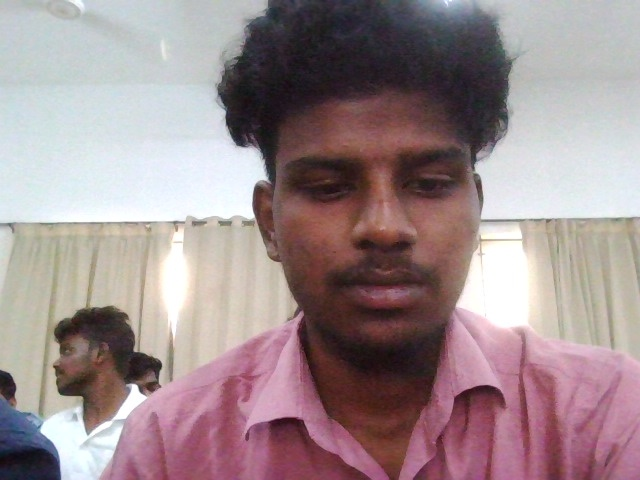
#> input picture TestImages/frame76.jpg, 640 x 480 px
$ python tester.py   (older library calls are emulated)
#> lines starting #> are read from the running program, lines starting #| are printed output that depends on the picture
### faceRecognition.py
import cv2
import os
import numpy as np

#This module contains all common functions that are called in tester.py file


#Given an image below function returns rectangle for face detected alongwith gray scale image
def faceDetection(test_img):
    gray_img=cv2.cvtColor(test_img,cv2.COLOR_BGR2GRAY)#convert color image to grayscale
    face_haar_cascade=cv2.CascadeClassifier('HaarCascade/haarcascade_frontalface_default.xml')#Load haar classifier
    faces=face_haar_cascade.detectMultiScale(gray_img,scaleFactor=1.32,minNeighbors=5)#detectMultiScale returns rectangles

    return faces,gray_img

#Given a directory below function returns part of gray_img which is face alongwith its label/ID
def labels_for_training_data(directory):
    faces=[]
    faceID=[]

    for path,subdirnames,filenames in os.walk(directory):
        for filename in filenames:
            if filename.startswith("."):
                print("Skipping system file")#Skipping files that startwith .
                continue

            id=os.path.basename(path)#fetching subdirectory names
            img_path=os.path.join(path,filename)#fetching image path
            print("img_path:",img_path)
            print("id:",id)
            test_img=cv2.imread(img_path)#loading each image one by one
            if test_img is None:
                print("Image not loaded properly")
                continue
            faces_rect,gray_img=faceDetection(test_img)#Calling faceDetection function to return faces detected in particular image
            if len(faces_rect)!=1:
               continue #Since we are assuming only single person images are being fed to classifier
            (x,y,w,h)=faces_rect[0]
            roi_gray=gray_img[y:y+w,x:x+h]#cropping region of interest i.e. face area from grayscale image
            faces.append(roi_gray)
            faceID.append(int(id))
    return faces,faceID


#Below function trains haar classifier and takes faces,faceID returned by previous function as its arguments
def train_classifier(faces,faceID):
    face_recognizer=cv2.face.LBPHFaceRecognizer.create()
    face_recognizer.train(faces,np.array(faceID))
    return face_recognizer

#Below function draws bounding boxes around detected face in image
def draw_rect(test_img,face):
    (x,y,w,h)=face
    cv2.rectangle(test_img,(x,y),(x+w,y+h),(255,0,0),thickness=5)

#Below function writes name of person for detected label
def put_text(test_img,text,x,y):
    cv2.putText(test_img,text,(x,y),cv2.FONT_HERSHEY_DUPLEX,5,(255,0,0),6)

### tester.py
import cv2
import os
import numpy as np
import faceRecognition as fr
import smtplib
from email.message import EmailMessage

test_img = cv2.imread('TestImages/frame76.jpg')
#> test_img is the input picture: shape (480, 640, 3); mean B, G, R 143.2, 140.5, 158.4
faces_detected, gray_img = fr.faceDetection(test_img)
#> in faceDetection, `gray_img=cv2.cvtColor(test_img,cv2.COLOR_BGR2GRAY)#convert color image..`:
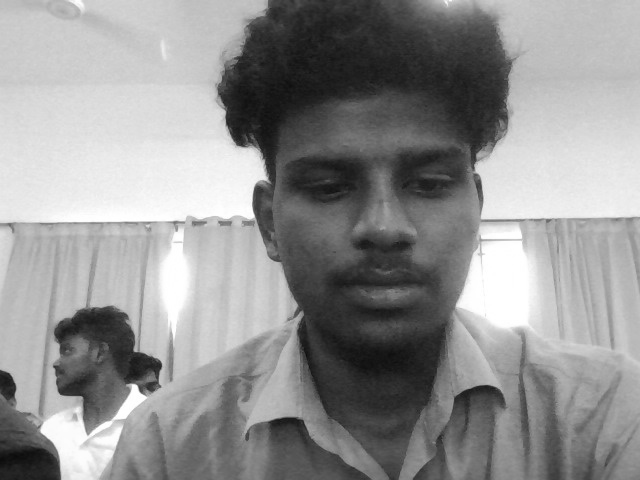
#> gray_img: shape (480, 640); min 11, max 255, mean 146.1
#> in faceDetection, `faces=face_haar_cascade.detectMultiScale(gray_img,scaleFactor=1.32,min..`: faces = [[258, 87, 245, 245]]
#> faces_detected = [[258, 87, 245, 245]]
print("faces_detected:", faces_detected)
#| faces_detected: [[258  87 245 245]]


#Comment belows lines when running this program second time.Since it saves training.yml file in directory
faces,faceID=fr.labels_for_training_data('trainingImages')
#> pass 2 of the loop in labels_for_training_data, `for path,subdirnames,filenames in os.walk(directory):`:
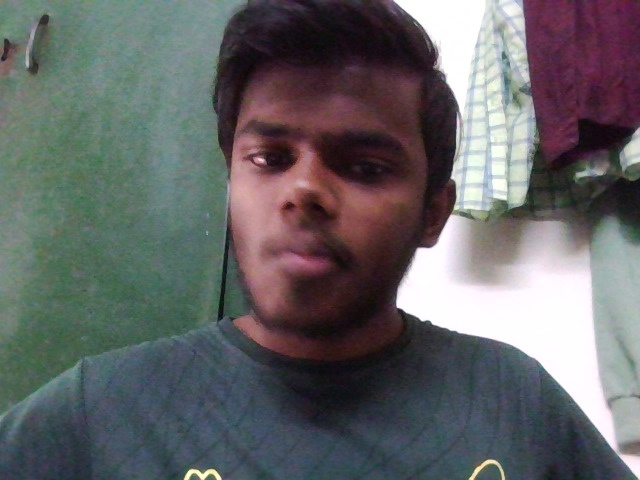
#> input picture trainingImages/0/frame192.jpg, 640 x 480 px
#> in labels_for_training_data, test_img is the input picture: shape (480, 640, 3); mean B, G, R 102.3, 100.8, 100.2
#> in faceDetection (call 2), `gray_img=cv2.cvtColor(test_img,cv2.COLOR_BGR2GRAY)#convert color image..`:
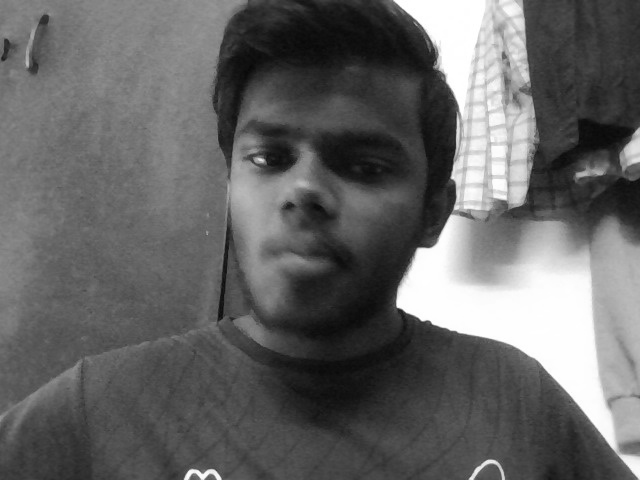
#> gray_img: shape (480, 640); min 7, max 255, mean 100.8
#> faces = [[196, 67, 230, 230]]
#> in labels_for_training_data, `(x,y,w,h)=faces_rect[0]`: x = 196; y = 67; w = 230
#> in labels_for_training_data, `roi_gray=gray_img[y:y+w,x:x+h]#cropping region of interest i.e. face a..`:
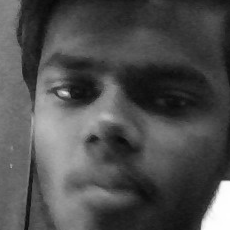
#> roi_gray: shape (230, 230); min 7, max 255, mean 78.4
face_recognizer=fr.train_classifier(faces,faceID)
face_recognizer.write('trainingData.yml')


#Uncomment below line for subsequent runs one time traning image then uncomment to run this 2 line
#face_recognizer = cv2.face.LBPHFaceRecognizer_create()
#face_recognizer.read('trainingData.yml')


def deblur(image):
    gray_image = cv2.cvtColor(image, cv2.COLOR_BGR2GRAY)
    kernel = np.array([[0,-1,0],
                    [-1, 5, -1],
                   [0,-1,0]])

    sharpened = cv2.filter2D(image, -1, kernel)
    return sharpened

deblurred_face = None


names = {0: "Riswanth", 1: "Dharneesh", 2: "Soundar", 3: "Mukul",4:"Rajesh"}

for face in faces_detected:

    (x, y, w, h) = face
    roi_gray = gray_img[y:y + h, x:x + h]

    is_blurry = cv2.Laplacian(roi_gray, cv2.CV_64F).var() < 100
    if is_blurry:
        print("Blurred face detected!")
        new=deblur(test_img)
        cv2.imshow('Orginal image', test_img)
        cv2.imshow('Deblurred Face', new)
        gray_img1 = fr.faceDetection(new)[1]
        roi_gray1 = gray_img1[y:y + h, x:x + w]
        label, confidence = face_recognizer.predict(roi_gray1)

    else:
        label, confidence = face_recognizer.predict(roi_gray)


    print("confidence:", confidence)
    fr.draw_rect(test_img, face)
    cv2.imwrite('opencv.png', test_img)

    if confidence > 40:
        predicted_name = "Unknown"
        label="Unknown"

        # Sending an email for unknown face
        Sender_Email = "vmsoundarabharath@gmail.com"
        Recipient_Email = "vmsoundarabharath2003@gmail.com"
        Password = "oylc wozq lqzx jdkw"

        newMessage = EmailMessage()
        newMessage['Subject'] = "Alert: Unknown person detected"
        newMessage['From'] = Sender_Email
        newMessage['To'] = Recipient_Email

        # Attaching the image to the email
        with open('opencv.png', 'rb') as f:
            image_data = f.read()
            image_name = f.name  # File name without path
        newMessage.add_attachment(image_data, maintype='image', subtype='jpeg', filename=image_name)

#> (the run stopped early here; a loop or call above may not have finished)
